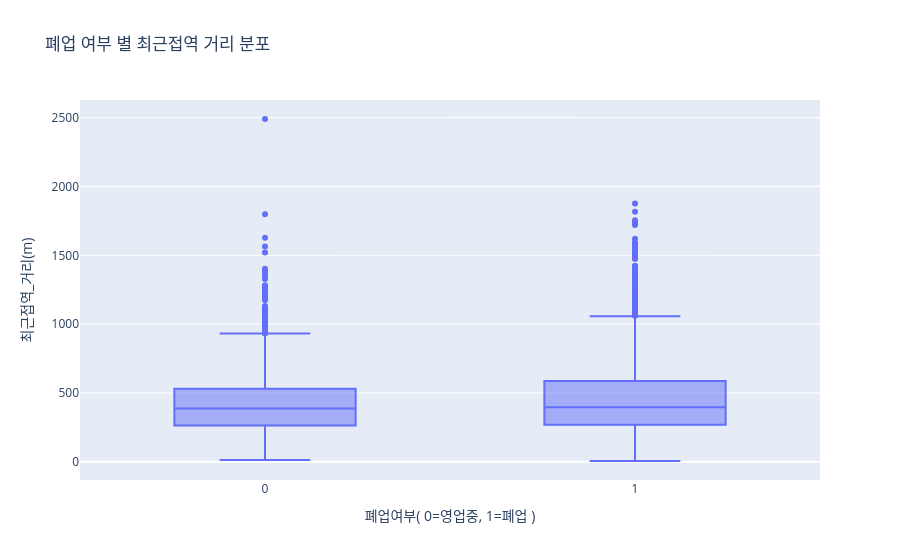

Write notebook code for a chart like this one.
### Markdown cell above
**p-value**
- p-value가 0.04 로 영업중 업소와 폐업한 업소의 역 거리 차이가 우연이 아닌 실제 차이일 가능성이 높음

> 폐업한 업소의 평균역 거리(464m)가 영업중인 업소(437m)보다 통계적으로 유의미하게 멀다. 역과의 거리가 업소 생존에 영향을 미치는 요인 중 하나인듯
>> 그런데 27m는 사실 큰 거리는 아님. 현실적인 영향력은 글쎄?

### Code cell
# 박스플롯 시각화
fig = px.box(
    df_final,
    x='폐업여부',
    y='최근접역_거리(m)',
    title = '폐업 여부 별 최근접역 거리 분포',
    labels={'폐업여부':'폐업여부( 0=영업중, 1=폐업 )'})

fig.show()

### Figure 1 — Plotly figure (JSON) as saved in the notebook; plotly's stock layout.template omitted (floating-point values rounded to 4 significant figures; data arrays with more than 128 entries replaced by an {"elided": "..."} marker saying what was removed)
{"data": [{"alignmentgroup": "True", "hovertemplate": "폐업여부( 0=영업중, 1=폐업 )=%{x}<br>최근접역_거리(m)=%{y}<extra></extra>", "legendgroup": "", "marker": {"color": "#636efa"}, "name": "", "notched": false, "offsetgroup": "", "orientation": "v", "showlegend": false, "type": "box", "x": {"elided": "3909 int values"}, "x0": " ", "xaxis": "x", "y": {"elided": "3909 float values"}, "y0": " ", "yaxis": "y"}], "layout": {"autosize": true, "boxmode": "group", "legend": {"tracegroupgap": 0}, "title": {"text": "폐업 여부 별 최근접역 거리 분포"}, "xaxis": {"anchor": "y", "autorange": true, "domain": [0, 1], "range": [-0.5, 1.5], "title": {"text": "폐업여부( 0=영업중, 1=폐업 )"}, "type": "linear"}, "yaxis": {"anchor": "x", "autorange": true, "domain": [0, 1], "range": [-132.6, 2628.0], "title": {"text": "최근접역_거리(m)"}, "type": "linear"}}}
